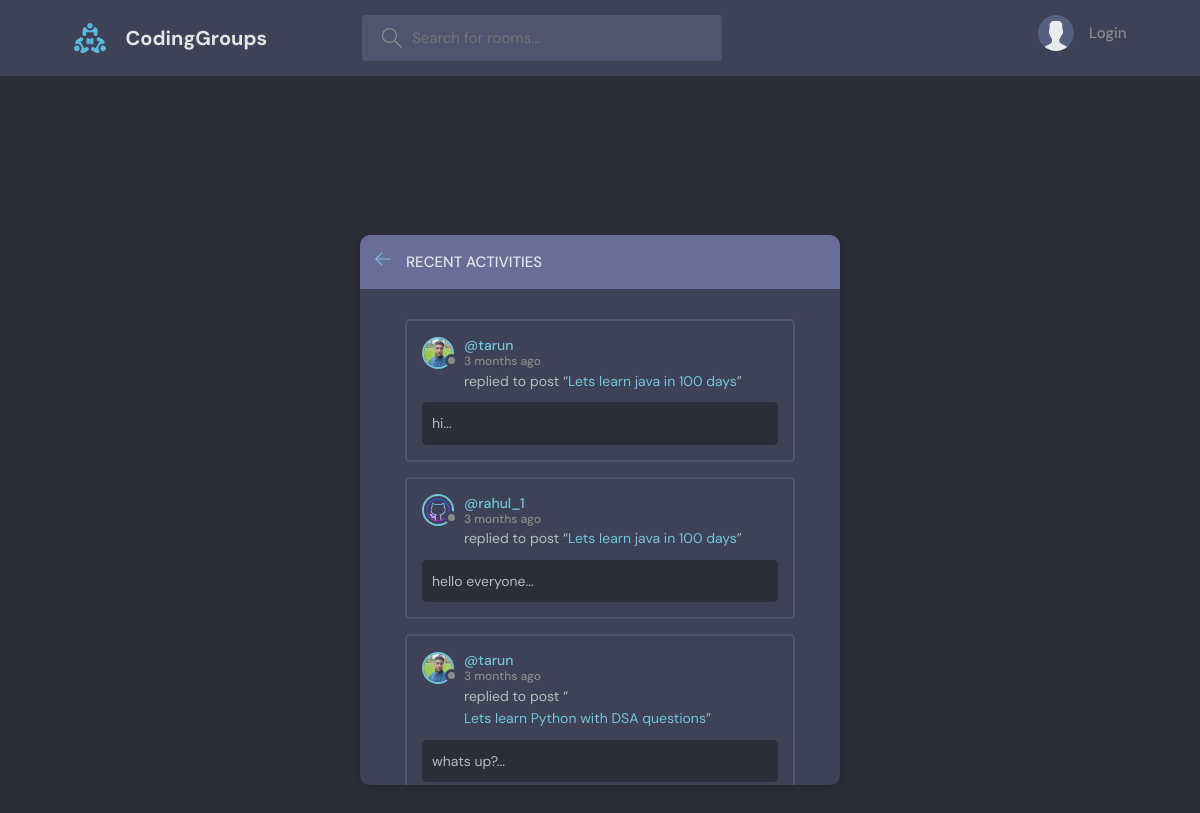
The page /activity/ on the database its author committed.
### base/models.py (models this page shows, shortened)
class Message(models.Model):
    user = models.ForeignKey(User, on_delete=models.CASCADE)
    room = models.ForeignKey(Room, on_delete=models.CASCADE)
    body = models.TextField()
    updated = models.DateTimeField(auto_now=True)
    created = models.DateTimeField(auto_now_add=True)
    class Meta:
        ordering = ['-updated', '-created']

class User(AbstractUser):
    name = models.CharField(max_length=200, null=True)
    email = models.EmailField(null=True, unique=True)
    bio = models.TextField(null = True)
    avatar = models.ImageField(null=True, default="avatar.svg")
    USERNAME_FIELD = 'email'
    REQUIRED_FIELDS = []
    def __str__(self):
        return self.username

class Room(models.Model):
    host = models.ForeignKey(User, on_delete=models.CASCADE, null = True)
    topic = models.ForeignKey(Topic, on_delete=models.SET_NULL, null=True)
    name = models.CharField(max_length=200)
    description = models.TextField(null=True, blank=True)
    participants = models.ManyToManyField(User, related_name="participants", blank=True)
    updated = models.DateTimeField(auto_now=True)
    created = models.DateTimeField(auto_now_add=True)
    class Meta:
        ordering = ['-updated', '-created']
    def __str__(self):
        return self.name

### base/views.py (the view)
# urls.py: path('activity/', view=views.recent_activity, name="activity")
def recent_activity(request):
    room_messages = Message.objects.all()[0:3]
    return render(request, 'base/activity.html', {'room_messages': room_messages})

### base/templates/base/activity.html (shortened to what this page needs)
{% extends 'main.html' %} {% block content %}
<main class="layout">
  <div class="container">
    <div class="layout__box">
      <div class="layout__boxHeader">
        <div class="layout__boxTitle">
          <a href="{{request.META.HTTP_REFERER}}">
            <svg
              version="1.1"
              xmlns="http://www.w3.org/2000/svg"
              width="32"
              height="32"
              viewBox="0 0 32 32"
            >
              <title>arrow-left</title>
              <path
                d="M13.723 2.286l-13.723 13.714 13.719 13.714 1.616-1.611-10.96-10.96h27.625v-2.286h-27.625l10.965-10.965-1.616-1.607z"
              ></path>
            </svg>
          </a>
          <h3>Recent Activities</h3>
        </div>
      </div>
      <div class="activities-page layout__body">
        {% for message in room_messages %}
        <div class="activities__box">
          <div class="activities__boxHeader roomListRoom__header">
            <a
              href="{% url 'profile-page' message.user.id %}"
              class="roomListRoom__author"
            >
              <div class="avatar avatar--small">
                <img src="{{message.user.avatar.url}}" />
              </div>
              <p>
                @{{message.user}}
                <span>{{message.created | timesince}} ago</span>
              </p>
            </a>
          </div>
          <div class="activities__boxContent">
            <p>
              replied to post “<a href="{% url  'Room' message.room.id %}"
                >{{message.room}}</a
              >”
            </p>
            <div class="activities__boxRoomContent">
              {{message.body | slice:40}}...
            </div>
          </div>
        </div>
        {% endfor %}
      </div>
    </div>
  </div>
</main>
{% endblock %}

### static/styles/style.css (style rules this page uses)
:root { --color-main: #71c6dd; --color-main-light: #e1f6fb; --color-dark: #3f4156; --color-dark-medium: #51546e; --color-dark-light: #696d97; --color-light: #e5e5e5; --color-gray: #8b8b8b; --color-light-gray: #b2bdbd; --color-bg: #2d2d39; --color-success: #5dd693; --color-error: #fc4b0b; }
* { font-family: "DM Sans", -apple-system, BlinkMacSystemFont, "Segoe UI", Roboto, Oxygen, Ubuntu, Cantarell, "Open Sans", "Helvetica Neue", sans-serif; margin: 0; padding: 0; box-sizing: border-box; text-rendering: optimizeLegibility; font-size: inherit; }
html { font-size: 56.25%; }
@media only screen and (min-width: 1200px) { html { font-size: 62.5%; } }
body { line-height: 1.6; font-weight: 400; font-size: 1.5rem; color: var(--color-light-gray); background-color: var(--color-bg); min-height: 100vh; }
img { width: 100%; }
a { display: inline-block; color: var(--color-main); text-decoration: none; }
.container { max-width: 120rem; width: 90%; margin: auto; }
.avatar { position: relative; display: inline-block; border-radius: 50%; border: 2px solid var(--color-main); }
.avatar img { display: block; border-radius: 50%; object-fit: cover; object-position: center; }
.avatar::after { content: ""; display: block; position: absolute; background-color: var(--color-gray); z-index: 111; border-radius: 50%; border: 0.3rem solid var(--color-dark); }
.avatar.avatar--small img { width: 2.8rem; height: 2.8rem; }
.avatar.avatar--small:after { width: 0.7rem; height: 0.7rem; bottom: 0px; right: -6px; }
.layout { margin-top: 2.4rem; }
.layout > .container { display: flex; justify-content: space-between; align-items: flex-start; }
.layout__box { width: 90%; max-width: 48rem; min-height: 40rem; max-height: 550px; overflow-y: scroll; position: absolute; top: 50%; left: 50%; transform: translate(-50%, -46%); background-color: var(--color-dark); border-radius: 1rem; box-shadow: 1px 1px 6px 3px rgba(0, 0, 0, 0.1); }
.layout__boxHeader { display: flex; padding: 1.5rem; background-color: var(--color-dark-light); }
.layout__boxTitle { display: flex; gap: 1.5rem; align-items: center; }
.layout__boxTitle h3 { text-transform: uppercase; font-weight: 500; color: var(--color-light); }
.layout__boxTitle svg { width: 1.6rem; height: 1.6rem; fill: var(--color-main); }
.layout__body { margin: 3rem; }
.roomListRoom__header { display: flex; justify-content: space-between; align-items: center; }
.roomListRoom__author { font-weight: 500; display: flex; align-items: center; gap: 1rem; }
.activities__box { margin: 1.5rem; padding: 1.5rem; border: 2px solid var(--color-dark-medium); border-radius: 5px; }
.activities__boxHeader p { font-size: 1.4rem; line-height: 1.3; }
.activities__boxHeader p span { color: var(--color-gray); font-size: 1.2rem; display: block; }
.activities__boxContent { margin-left: 4.2rem; }
.activities__boxContent { font-size: 1.4rem; }
.activities__boxRoomContent { background: var(--color-bg); padding: 1rem; border-radius: 5px; margin-top: 1rem; margin-left: -4.2rem; }

### rows shown on the page
Message: user.avatar (picture), user "tarun", created "3 months", room "Lets learn java in 100 days", body "hi"
Message: user.avatar (picture), user "rahul_1", created "3 months", room "Lets learn java in 100 days", body "hello everyone"
Message: user.avatar (picture), user "tarun", created "3 months", room "Lets learn Python with DSA questions", body "whats up?"
